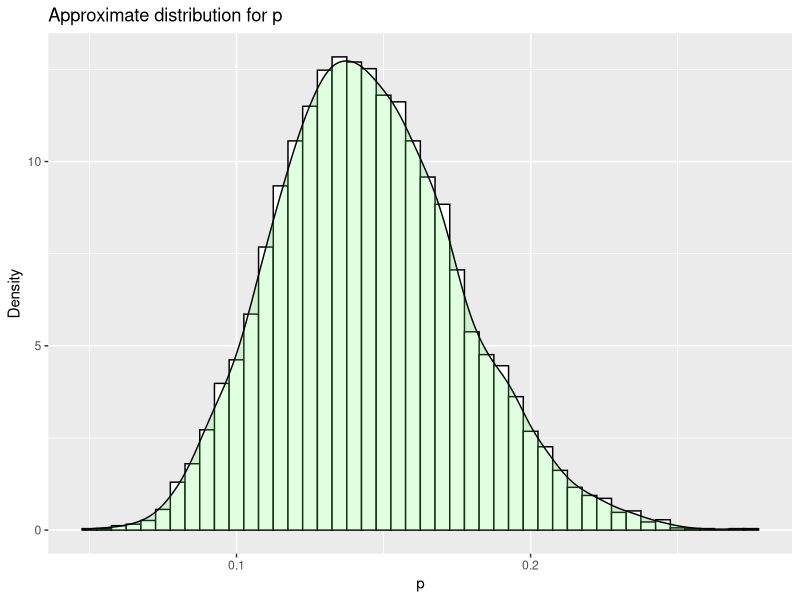

Write the R code that produced this figure. (Note: this script raises an error after producing the figure.)

install.packages("ggplot2")
library(ggplot2)
p <- rbeta( 10000, (3.4+15), (23+85) )

ggplot( data.frame(p), aes(x=p) ) +
  geom_histogram( aes(y=..density..), binwidth=.005, color="#000000", fill="#FFFFFF" ) +
  geom_density( alpha=.2, fill="#66FF66" ) +
  ylab("Density") +
  ggtitle("Approximate distribution for p")


# example
ggplot(data.frame(Diff.lengthdiff_m), aes(x=Diff.lengthdiff_m))  + 
  geom_histogram( aes(y=..density..), binwidth=1, color="#000000", fill="#FFFFFF" ) +
  geom_density( alpha=.2, fill="#66FF66" ) +
  ylab("Density") +
  ggtitle("Approximate distribution for length_matching") 




k <- list(c(1,2,3,4,5),c(1,2,3,4),c(1,3,6,8,14),c(1,3,7,8,10,37))
d <- data.frame(x = unlist(k), grp = rep(letters[1:length(k)], times = sapply(k,length)))
ggplot(d, aes(x = d)) + 
  geom_histogram( aes(y=..density..), binwidth=1, color="#000000", fill="#FFFFFF" ) +
  geom_density( alpha=.2, fill="#66FF66" ) +
  ylab("Density") +
  ggtitle("Approximate distribution for length_matching") 
ggplot(d,aes(x = grp, y = x)) + geom_boxplot()

vec1 <- data.frame(x=Diff.lengthdiff_m)
vec2 <- data.frame(x=Diff.lengthdiff_nm)
ggplot() + geom_density(aes(x=x), colour="red", data=vec1) + 
  geom_density(aes(x=x), colour="blue", data=vec2)

library(plyr)
d3 <- ldply(list(d1 = vec1, d2 = vec2))


ggplot(data.frame(d3), aes(x=d3))  + 
  geom_histogram( aes(y=..density..), binwidth=1, color="#000000", fill="#FFFFFF" ) +
  geom_density( alpha=.2, fill="#6666FF" ) +
  ylab("Density") +
  ggtitle("Approximate distribution for length_nonmatching")




p_1 <- p

a_2 <- 2
b_2 <- 21
p_2 <- rbeta( 10000, (a_2+10), (b_2+140) )

ggplot( data.frame(p_1, p_2) ) +
  geom_histogram( aes(x=p_1, y=..density..), binwidth=.005, color="#000000", fill="#FFFFFF" ) +
  geom_density( aes(x=p_1), alpha=.2, fill="#66FF66" ) +
  geom_histogram( aes(x=p_2, y=..density..), binwidth=.005, color="#000000", fill="#FFFFFF" ) +
  geom_density( aes(x=p_2), alpha=.2, fill="#6666FF" ) +
  xlab( expression( paste( p[1], ", ", p[2] ) ) ) +
  ylab( "Density" ) +
  scale_x_continuous( breaks=c(0,.025,.05, .075, .1, .125, .15, .175, .2, .225, .25, .275) ) +
  ggtitle( expression( paste( "Approximate distributions for ", p[1], ", ", p[2] ) ) )

quantile( p_2, probs=c(0.025, 0.5, 0.975) )
mean(p_2)
sqrt( var(p_2) )


s <- (0:1000)/300
z_1 <- dgamma(s,1,1)
z_2 <- dgamma(s,1,2)
z_3 <- dgamma(s,1,0.5)
z_4 <- dgamma(s,2,1)
z_5 <- dgamma(s,2,2)

ggplot( data.frame(s, z_1, z_2, z_3, z_4, z_5) ) +
  layer( mapping=aes(x=s, y=z_1), geom="line" ) +
  layer( mapping=aes(x=s, y=z_2), geom="line", geom_params=list(color="red") ) +
  layer( mapping=aes(x=s, y=z_3), geom="line", geom_params=list(color="blue") ) +
  layer( mapping=aes(x=s, y=z_4), geom="line", geom_params=list(color="darkgreen") ) +
  layer( mapping=aes(x=s, y=z_5), geom="line", geom_params=list(color="purple") ) +
  ylab("Density") +
  ggtitle("Approximate distribution for various Gammas")